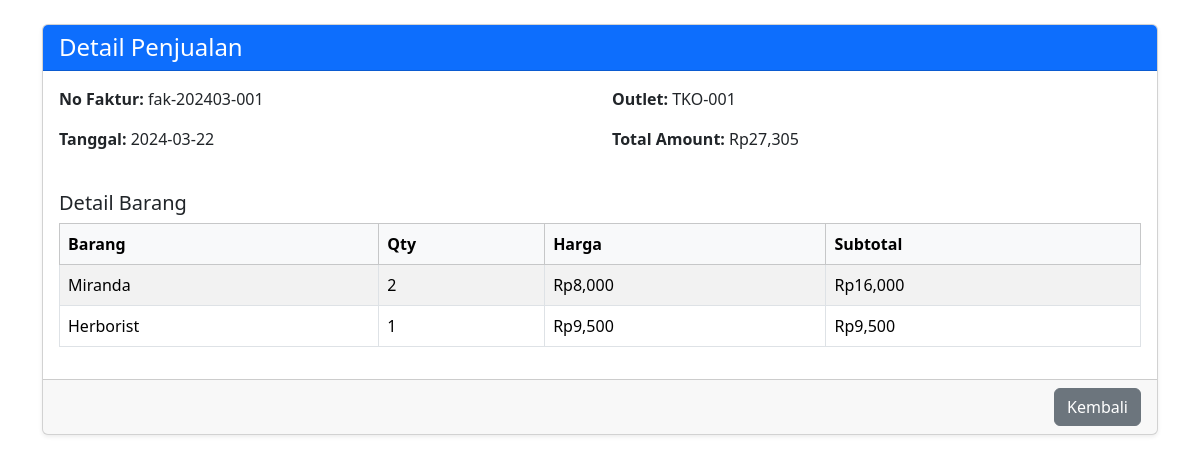
The page /penjualan/detail/fak-202403-001 on the database its author committed.
### tables this page shows
CREATE TABLE `penjualan_header` (
  `nofaktur` varchar(20) NOT NULL,
  `tglfaktur` date DEFAULT NULL,
  `kdoutlet` varchar(10) DEFAULT NULL,
  `amount` decimal(12,2) DEFAULT NULL,
  `discount` decimal(12,2) DEFAULT NULL,
  `ppn` decimal(12,2) DEFAULT NULL,
  `total_amount` decimal(12,2) DEFAULT NULL,
  `created_user` varchar(50) DEFAULT NULL,
  `created_date` timestamp NOT NULL DEFAULT current_timestamp(),
  `edit_user` varchar(50) DEFAULT NULL,
  `edit_date` timestamp NULL DEFAULT NULL
);

CREATE TABLE `penjualan_detail` (
  `id` int(11) NOT NULL,
  `nofaktur` varchar(20) DEFAULT NULL,
  `kode_barang` varchar(10) DEFAULT NULL,
  `qty` int(11) DEFAULT NULL,
  `harga` decimal(12,2) DEFAULT NULL,
  `sub_total` decimal(12,2) DEFAULT NULL,
  `created_user` varchar(50) DEFAULT NULL,
  `created_date` timestamp NOT NULL DEFAULT current_timestamp(),
  `edit_user` varchar(50) DEFAULT NULL,
  `edit_date` timestamp NULL DEFAULT NULL
);

CREATE TABLE `barang` (
  `kdbarang` varchar(10) NOT NULL,
  `namabarang` varchar(50) DEFAULT NULL,
  `harga` decimal(12,2) DEFAULT NULL
);

### application/controllers/Penjualan.php (called while the page is built, shortened)
<?php
class Penjualan extends CI_Controller {
    public function __construct()
    {
        $this->load->model('Penjualan_model', 'penjualan');
        $this->load->model('Outlet_model', 'outlet');
        $this->load->model('Barang_model', 'barang');
    }
    public function detail($nofaktur)
    {
        $data['header'] = $this->penjualan->get_header($nofaktur);
        $data['detail'] = $this->penjualan->get_detail($nofaktur);
        $this->load->view('penjualan/detail', $data);
    }
}

### index.php (called while the page is built, shortened)
<?php
require_once BASEPATH.'core/CodeIgniter.php';

### application/models/Penjualan_model.php (called while the page is built, shortened)
<?php
class Penjualan_model extends CI_Model {
    private $header = 'penjualan_header';
    private $detail = 'penjualan_detail';
    public function get_header($nofaktur)
    {
        return $this->db->get_where($this->header, ['nofaktur' => $nofaktur])->row();
    }
    public function get_detail($nofaktur)
    {
        $this->db->select("d.*, b.namabarang");
        $this->db->from("$this->detail d");
        $this->db->join("barang b", "b.kdbarang = d.kode_barang", "left");
        $this->db->where('d.nofaktur', $nofaktur);
        return $this->db->get()->result();
    }
}

### application/views/penjualan/detail.php (the view, shortened to what this page needs)
<!DOCTYPE html>
<html>
<head>
    <link rel="stylesheet" href="https://cdn.jsdelivr.net/npm/bootstrap@5.3.2/dist/css/bootstrap.min.css">
</head>
<body>
<div class="container mt-4">
    <div class="card shadow-sm">
        <div class="card-header bg-primary text-white">
            <h4 class="mb-0">Detail Penjualan</h4>
        </div>
        <div class="card-body">
            <div class="row mb-3">
                <div class="col-md-6">
                    <p><strong>No Faktur:</strong> <?= $header->nofaktur; ?></p>
                    <p><strong>Tanggal:</strong> <?= $header->tglfaktur; ?></p>
                </div>
                <div class="col-md-6">
                    <p><strong>Outlet:</strong> <?= $header->kdoutlet; ?></p>
                    <p><strong>Total Amount:</strong> Rp<?= number_format($header->total_amount); ?></p>
                </div>
            </div>
            <h5 class="mt-4">Detail Barang</h5>
            <table class="table table-bordered table-striped mt-2">
                <thead class="table-light">
                    <tr>
                        <th>Barang</th>
                        <th>Qty</th>
                        <th>Harga</th>
                        <th>Subtotal</th>
                    </tr>
                </thead>
                <tbody>
                    <?php foreach ($detail as $d): ?>
                    <tr>
                        <td><?= $d->namabarang; ?></td>
                        <td><?= $d->qty; ?></td>
                        <td>Rp<?= number_format($d->harga); ?></td>
                        <td>Rp<?= number_format($d->sub_total); ?></td>
                    </tr>
                    <?php endforeach; ?>
                </tbody>
            </table>
        </div>
        <div class="card-footer text-end">
            <a href="<?= site_url('penjualan'); ?>" class="btn btn-secondary">Kembali</a>
        </div>
    </div>
</div>
</body>
</html>

### rows shown on the page
penjualan_header: nofaktur "fak-202403-001", tglfaktur "2024-03-22", kdoutlet "TKO-001", total_amount "27,305"
penjualan_detail: kode_barang.namabarang "Miranda", qty "2", harga "8,000", sub_total "16,000"
penjualan_detail: kode_barang.namabarang "Herborist", qty "1", harga "9,500", sub_total "9,500"
